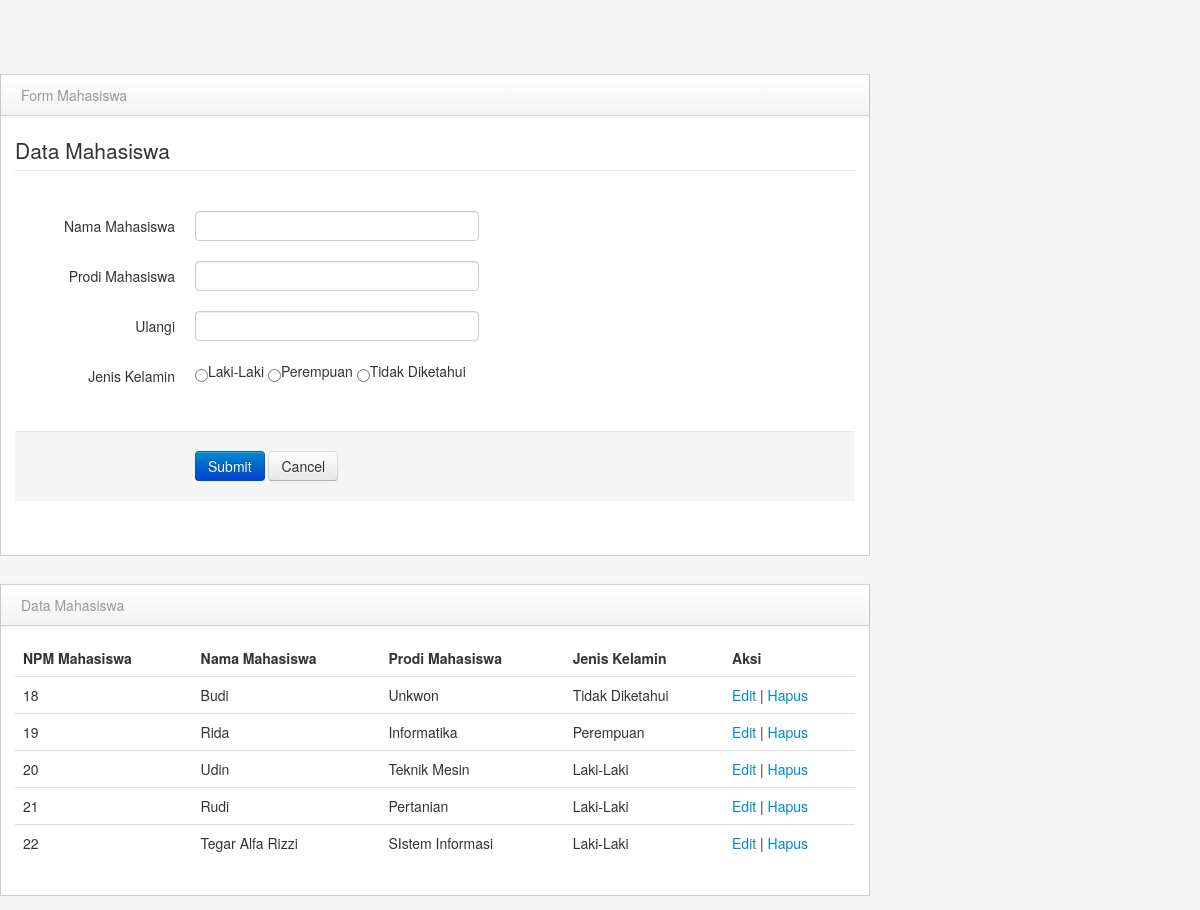
The page /Pertemuan9-13-UAS-kampus-klik/index.php on the database its author committed.
### tables this page shows
CREATE TABLE `mahasiswa` (
  `id` int(8) NOT NULL,
  `nama_mahasiswa` varchar(255) NOT NULL,
  `prodi` varchar(255) NOT NULL,
  `jenis_kelamin` varchar(20) NOT NULL
);

### Pertemuan9-13-UAS-kampus-klik/tampilkan_data.php (called while the page is built)
<?php
    include "koneksi.php";
    $proses = mysqli_query($koneksi, "SELECT * FROM mahasiswa") or die(mysqli_error($koneksi));
?>

### Pertemuan9-13-UAS-kampus-klik/index.php (the view, shortened to what this page needs)
<?php
include "koneksi.php";
include "tampilkan_data.php";
$data_edit = null;
?>
<!DOCTYPE html>
<html lang="en">
<head>
    <link href="liblary/bootstrap/css/bootstrap.min.css" rel="stylesheet" media="screen">
    <link href="liblary/bootstrap/css/bootstrap-responsive.min.css" rel="stylesheet" media="screen">
    <link href="liblary/assets/styles.css" rel="stylesheet" media="screen">
</head>
<body>
    <div class="span9" id="content">
        <div class="row-fluid">
            <div class="block">
                <div class="navbar navbar-inner block-header">
                    <div class="muted pull-left">Form Mahasiswa</div>
                </div>
                <div class="block-content collapse in">
                    <div class="span12">
                        <?php if (isset($data_edit) && $data_edit != null): ?>
                            <form class="form-horizontal" action="edit_data.php?id=<?php echo $data_edit['id'] ?>&proses=1" method="POST">
                        <?php else: ?>
                            <form class="form-horizontal" action="./proses.php" method="POST">
                        <?php endif; ?>
                            <fieldset>
                                <legend>Data Mahasiswa</legend>
                                <div class="control-group">
                                    <label class="control-label" for="NAMA">Nama Mahasiswa</label>
                                    <div class="controls">
                                        <input type="text" name="nama" class="input-xlarge focused" id="NAMA" value="<?php if (isset($data_edit['nama_mahasiswa'])) echo $data_edit['nama_mahasiswa']; ?>">
                                    </div>
                                </div>
                                <div class="control-group">
                                    <label class="control-label" for="PRODI">Prodi Mahasiswa</label>
                                    <div class="controls">
                                        <input type="text" name="prodi" class="input-xlarge focused" id="PRODI" value="<?php if (isset($data_edit['prodi'])) echo $data_edit['prodi']; ?>">
                                    </div>
                                </div>
                                <div class="control-group">
                                    <label class="control-label" for="ULANGI">Ulangi</label>
                                    <div class="controls">
                                        <input type="text" name="ulangi" class="input-xlarge focused" id="ULANGI">
                                    </div>
                                </div>
                                <div class="control-group">
                                    <label class="control-label" for="JENIS_KELAMIN">Jenis Kelamin</label>
                                    <div class="control-group">
                                        <div class="controls">
                                            <input type="radio" name="jenis_kelamin" class="input-xlarge focused" id="Laki-Laki" value="Laki-Laki" <?php if (isset($data_edit['jenis_kelamin']) && $data_edit['jenis_kelamin'] == 'Laki-Laki') echo 'checked'; ?>>Laki-Laki
                                            <input type="radio" name="jenis_kelamin" class="input-xlarge focused" id="Perempuan" value="Perempuan" <?php if (isset($data_edit['jenis_kelamin']) && $data_edit['jenis_kelamin'] == 'Perempuan') echo 'checked'; ?>>Perempuan
                                            <input type="radio" name="jenis_kelamin" class="input-xlarge focused" id="Tidak-Diketahui" value="Tidak Diketahui" <?php if (isset($data_edit['jenis_kelamin']) && $data_edit['jenis_kelamin'] == 'Tidak Diketahui') echo 'checked'; ?>>Tidak Diketahui
                                        </div>
                                    </div>
                                </div>
                                <div class="form-actions">
                                    <button type="submit" class="btn btn-primary">Submit</button>
                                    <button type="reset" class="btn">Cancel</button>
                                </div>
                            </fieldset>
                        </form>
                    </div>
                </div>
            </div>
        </div>
        <div class="row-fluid">
            <div class="block">
                <div class="navbar navbar-inner block-header">
                    <div class="muted pull-left">Data Mahasiswa</div>
                </div>
                <div class="block-content collapse in">
                    <div class="span12">
                        <table class="table">
                            <thead>
                                <tr>
                                    <th>NPM Mahasiswa</th>
                                    <th>Nama Mahasiswa</th>
                                    <th>Prodi Mahasiswa</th>
                                    <th>Jenis Kelamin</th>
                                    <th>Aksi</th>
                                </tr>
                            </thead>
                            <tbody>
                                <?php while ($data = mysqli_fetch_assoc($proses)) { ?>
                                    <tr>
                                        <td><?php echo $data['id']; ?></td>
                                        <td><?php echo $data['nama_mahasiswa']; ?></td>
                                        <td><?php echo $data['prodi']; ?></td>
                                        <td><?php echo $data['jenis_kelamin']; ?></td>
                                        <td><a href="index.php?id=<?php echo $data['id']; ?>">Edit</a> | <a href="hapus_data.php?id=<?php echo $data['id']; ?>">Hapus</a></td>
                                    </tr>
                                <?php } ?>
                            </tbody>
                        </table>
                    </div>
                </div>
            </div>
        </div>
    </div>
</body>
</html>

### Pertemuan9-13-UAS-kampus-klik/liblary/assets/styles.css (style rules this page uses)
body { padding-top: 0; padding-bottom: 40px; background-color: #f5f5f5; }
@media (min-width: 979px) { body { padding-top: 60px; } }
#content { margin-left:0px; }
.block { border: 1px solid #ccc; background: white; margin: 1em 0em; border-top: none; }
.block-content { margin: 1em; min-height: .25em; }
.block-header { margin-bottom: 0px; border-right: none; border-left: none; -webkit-border-radius: 0px; -moz-border-radius: 0px; border-radius: 0px; }
.block-header div { padding-top: 10px; }

### rows shown on the page
mahasiswa: id "18", nama_mahasiswa "Budi", prodi "Unkwon", jenis_kelamin "Tidak Diketahui"
mahasiswa: id "19", nama_mahasiswa "Rida", prodi "Informatika", jenis_kelamin "Perempuan"
mahasiswa: id "20", nama_mahasiswa "Udin", prodi "Teknik Mesin", jenis_kelamin "Laki-Laki"
mahasiswa: id "21", nama_mahasiswa "Rudi", prodi "Pertanian", jenis_kelamin "Laki-Laki"
mahasiswa: id "22", nama_mahasiswa "Tegar Alfa Rizzi", prodi "SIstem Informasi", jenis_kelamin "Laki-Laki"
